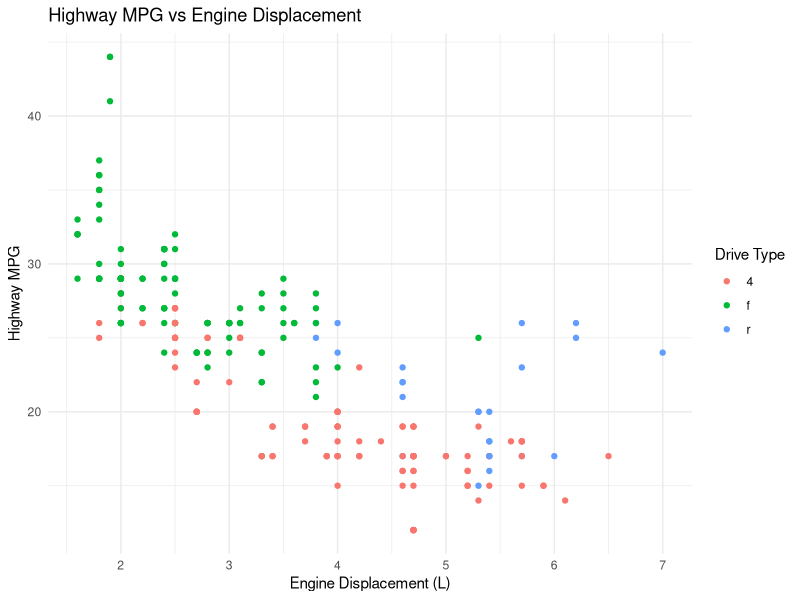

Write the R code that produced this figure.
library(tidyverse)
# scatterplot with mpg dataset
ggplot(mpg, aes(x = displ, y = hwy, color = drv)) + geom_point() +
  labs(x = "Engine Displacement (L)",
       y = "Highway MPG",
       title = "Highway MPG vs Engine Displacement", color = "Drive Type") +
  theme_minimal()
